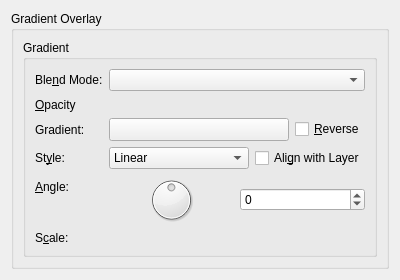
<?xml version="1.0" encoding="UTF-8"?>
<ui version="4.0">
 <class>WdgGradientOverlay</class>
 <widget class="QWidget" name="WdgGradientOverlay">
  <property name="geometry">
   <rect>
    <x>0</x>
    <y>0</y>
    <width>400</width>
    <height>265</height>
   </rect>
  </property>
  <property name="windowTitle">
   <string>Form</string>
  </property>
  <layout class="QGridLayout" name="gridLayout">
   <item row="0" column="0">
    <widget class="QGroupBox" name="groupBox">
     <property name="title">
      <string>Gradient Overlay</string>
     </property>
     <layout class="QVBoxLayout" name="verticalLayout">
      <item>
       <widget class="QGroupBox" name="groupBox_2">
        <property name="title">
         <string>Gradient</string>
        </property>
        <layout class="QFormLayout" name="formLayout">
         <item row="0" column="0">
          <widget class="QLabel" name="label_13">
           <property name="text">
            <string>Ble&amp;nd Mode:</string>
           </property>
           <property name="buddy">
            <cstring>cmbCompositeOp</cstring>
           </property>
          </widget>
         </item>
         <item row="0" column="1">
          <widget class="KisCompositeOpComboBox" name="cmbCompositeOp">
           <property name="sizePolicy">
            <sizepolicy hsizetype="Expanding" vsizetype="Fixed">
             <horstretch>0</horstretch>
             <verstretch>0</verstretch>
            </sizepolicy>
           </property>
           <property name="toolTip">
            <string>Set the blend mode for the layer</string>
           </property>
          </widget>
         </item>
         <item row="1" column="0">
          <widget class="QLabel" name="label_14">
           <property name="text">
            <string>&amp;Opacity</string>
           </property>
           <property name="buddy">
            <cstring>intOpacity</cstring>
           </property>
          </widget>
         </item>
         <item row="1" column="1">
          <widget class="KisSliderSpinBox" name="intOpacity" native="true">
           <property name="sizePolicy">
            <sizepolicy hsizetype="Expanding" vsizetype="Minimum">
             <horstretch>0</horstretch>
             <verstretch>0</verstretch>
            </sizepolicy>
           </property>
           <property name="minimumSize">
            <size>
             <width>10</width>
             <height>15</height>
            </size>
           </property>
           <property name="toolTip">
            <string>Set the master opacity for the layer</string>
           </property>
           <property name="whatsThis">
            <string>Adjust the transparency of the layer</string>
           </property>
          </widget>
         </item>
         <item row="2" column="0">
          <widget class="QLabel" name="label_7">
           <property name="text">
            <string>Gradient:</string>
           </property>
           <property name="buddy">
            <cstring>cmbGradient</cstring>
           </property>
          </widget>
         </item>
         <item row="2" column="1">
          <layout class="QHBoxLayout" name="horizontalLayout_3">
           <item>
            <widget class="KisCmbGradient" name="cmbGradient">
             <property name="sizePolicy">
              <sizepolicy hsizetype="Expanding" vsizetype="Fixed">
               <horstretch>11</horstretch>
               <verstretch>0</verstretch>
              </sizepolicy>
             </property>
            </widget>
           </item>
           <item>
            <widget class="QCheckBox" name="chkReverse">
             <property name="text">
              <string>&amp;Reverse</string>
             </property>
            </widget>
           </item>
          </layout>
         </item>
         <item row="3" column="0">
          <widget class="QLabel" name="label_6">
           <property name="text">
            <string>St&amp;yle:</string>
           </property>
           <property name="buddy">
            <cstring>cmbStyle</cstring>
           </property>
          </widget>
         </item>
         <item row="3" column="1">
          <layout class="QHBoxLayout" name="horizontalLayout_4">
           <item>
            <widget class="QComboBox" name="cmbStyle">
             <property name="sizePolicy">
              <sizepolicy hsizetype="Expanding" vsizetype="Fixed">
               <horstretch>0</horstretch>
               <verstretch>0</verstretch>
              </sizepolicy>
             </property>
             <item>
              <property name="text">
               <string>Linear</string>
              </property>
             </item>
             <item>
              <property name="text">
               <string>Radial</string>
              </property>
             </item>
             <item>
              <property name="text">
               <string comment="@item:inlistbox Gradient style">Angle</string>
              </property>
             </item>
             <item>
              <property name="text">
               <string>Reflected</string>
              </property>
             </item>
             <item>
              <property name="text">
               <string>Diamond</string>
              </property>
             </item>
            </widget>
           </item>
           <item>
            <widget class="QCheckBox" name="chkAlignWithLayer">
             <property name="text">
              <string>Ali&amp;gn with Layer</string>
             </property>
            </widget>
           </item>
          </layout>
         </item>
         <item row="4" column="0">
          <widget class="QLabel" name="label_9">
           <property name="text">
            <string>&amp;Angle:</string>
           </property>
           <property name="buddy">
            <cstring>dialAngle</cstring>
           </property>
          </widget>
         </item>
         <item row="4" column="1">
          <layout class="QHBoxLayout" name="horizontalLayout_2">
           <item>
            <widget class="QDial" name="dialAngle">
             <property name="toolTip">
              <string>Set the angle of the light source</string>
             </property>
             <property name="minimum">
              <number>-179</number>
             </property>
             <property name="maximum">
              <number>180</number>
             </property>
             <property name="wrapping">
              <bool>true</bool>
             </property>
            </widget>
           </item>
           <item>
            <widget class="QSpinBox" name="intAngle">
             <property name="minimum">
              <number>-179</number>
             </property>
             <property name="maximum">
              <number>180</number>
             </property>
            </widget>
           </item>
          </layout>
         </item>
         <item row="5" column="0">
          <widget class="QLabel" name="label_8">
           <property name="text">
            <string>S&amp;cale:</string>
           </property>
           <property name="buddy">
            <cstring>intScale</cstring>
           </property>
          </widget>
         </item>
         <item row="5" column="1">
          <widget class="KisSliderSpinBox" name="intScale" native="true">
           <property name="sizePolicy">
            <sizepolicy hsizetype="Expanding" vsizetype="Preferred">
             <horstretch>0</horstretch>
             <verstretch>0</verstretch>
            </sizepolicy>
           </property>
           <property name="toolTip">
            <string>Set size of gradation</string>
           </property>
          </widget>
         </item>
        </layout>
        <zorder>label_6</zorder>
        <zorder>intScale</zorder>
        <zorder>label_9</zorder>
        <zorder>label_7</zorder>
        <zorder>label_8</zorder>
        <zorder>cmbCompositeOp</zorder>
        <zorder>intOpacity</zorder>
        <zorder>label_13</zorder>
        <zorder>label_14</zorder>
       </widget>
      </item>
      <item>
       <spacer name="verticalSpacer">
        <property name="orientation">
         <enum>Qt::Vertical</enum>
        </property>
        <property name="sizeHint" stdset="0">
         <size>
          <width>20</width>
          <height>40</height>
         </size>
        </property>
       </spacer>
      </item>
     </layout>
    </widget>
   </item>
  </layout>
 </widget>
 <customwidgets>
  <customwidget>
   <class>KisCompositeOpComboBox</class>
   <extends>QComboBox</extends>
   <header location="global">kis_cmb_composite.h</header>
  </customwidget>
  <customwidget>
   <class>KisSliderSpinBox</class>
   <extends>QWidget</extends>
   <header location="global">kis_slider_spin_box.h</header>
   <container>1</container>
  </customwidget>
  <customwidget>
   <class>KisCmbGradient</class>
   <extends>QToolButton</extends>
   <header>kis_cmb_gradient.h</header>
  </customwidget>
 </customwidgets>
 <resources/>
 <connections/>
</ui>
